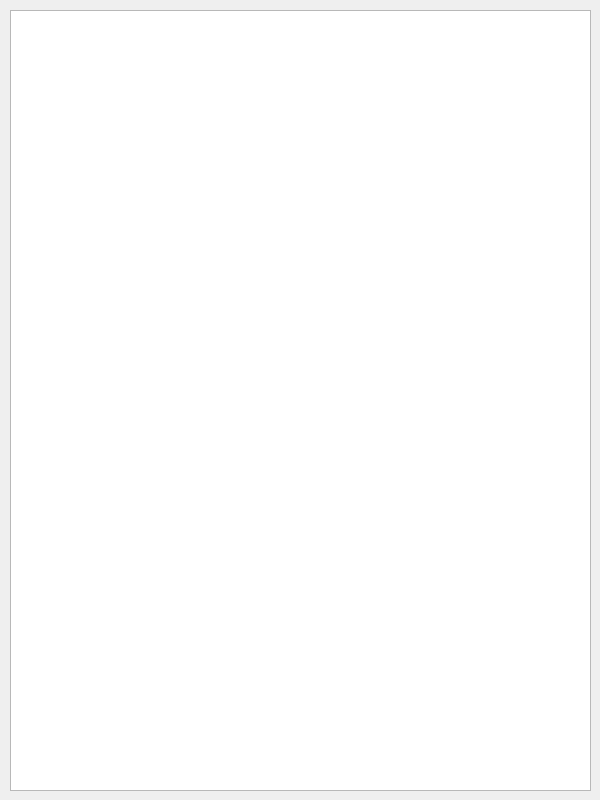
<?xml version="1.0" encoding="UTF-8"?>
<ui version="4.0">
 <class>Form</class>
 <widget class="QWidget" name="Form">
  <property name="geometry">
   <rect>
    <x>0</x>
    <y>0</y>
    <width>600</width>
    <height>800</height>
   </rect>
  </property>
  <property name="windowTitle">
   <string>Form</string>
  </property>
  <widget class="QTextEdit" name="textEdit">
   <property name="geometry">
    <rect>
     <x>10</x>
     <y>10</y>
     <width>581</width>
     <height>781</height>
    </rect>
   </property>
   <property name="font">
    <font>
     <pointsize>14</pointsize>
    </font>
   </property>
   <property name="readOnly">
    <bool>true</bool>
   </property>
   <property name="html">
    <string>&lt;!DOCTYPE HTML PUBLIC &quot;-//W3C//DTD HTML 4.0//EN&quot; &quot;http://www.w3.org/TR/REC-html40/strict.dtd&quot;&gt;
&lt;html&gt;&lt;head&gt;&lt;meta name=&quot;qrichtext&quot; content=&quot;1&quot; /&gt;&lt;style type=&quot;text/css&quot;&gt;
p, li { white-space: pre-wrap; }
&lt;/style&gt;&lt;/head&gt;&lt;body style=&quot; font-family:'MS Shell Dlg 2'; font-size:14pt; font-weight:400; font-style:normal;&quot;&gt;
&lt;p style=&quot;-qt-paragraph-type:empty; margin-top:0px; margin-bottom:0px; margin-left:0px; margin-right:0px; -qt-block-indent:0; text-indent:0px; font-size:8.25pt;&quot;&gt;&lt;br /&gt;&lt;/p&gt;&lt;/body&gt;&lt;/html&gt;</string>
   </property>
  </widget>
 </widget>
 <resources/>
 <connections/>
</ui>
